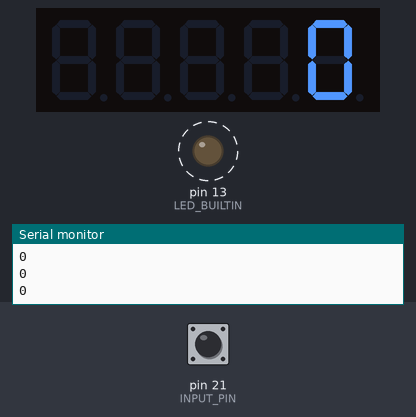
A sketch run on a simulated Arduino Nano Every. On the bench: 5-digit seven-segment display, output pins drawn as LEDs (lit = HIGH), the last lines printed to the serial monitor. Wiring (inferred from the names in the program): 5-digit 7-segment display, segments lit when LOW: segments pin 11, pin 9, pin 5, pin 3, pin 2, pin 8, pin 6; digit selects pin 20, pin 4, pin 7, pin 10, pin 12. Dashed ring = blinking. The inputs (shaded band) are chosen by the test bench; at power-on: pin 21 (INPUT_PIN) LOW. The segment pins are drawn as the display they are named for; pins used as bus, display or sensor lines are not drawn.

Above: at 0.9 s.
1.3 s: pin 21 (INPUT_PIN) driven HIGH
At 1.9 s:
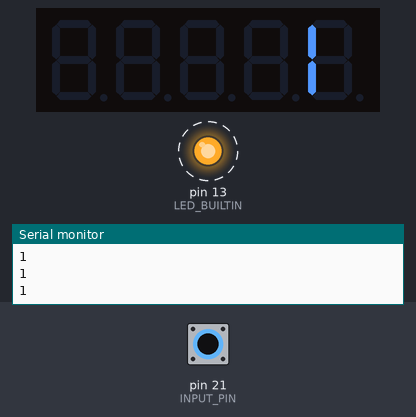
3.5 s: pin 21 (INPUT_PIN) pulsed LOW 5 times (0.12 s each, 0.3 s apart)
At 4.73 s:
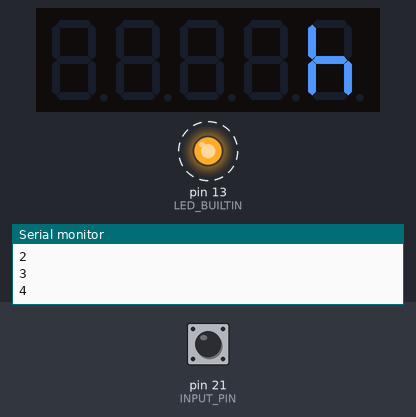
At 5.1 s:
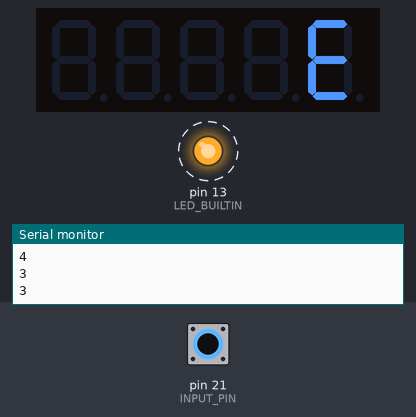
Timing chart, 0 to 12.5 s (numbered marks = the images above; inputs shaded):
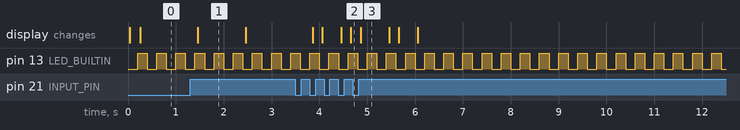

Measured:
- after the input at 1.3 s, the display: changes after 0.16 s (image 1)
- after the input at 3.5 s, the display: first changes after 0.36 s (image 2 shows a later state)
- by itself, pin 13 (LED_BUILTIN): alternates HIGH for 0.20 s and LOW for 0.20 s
- what the display in image 1 shows lasts 1.0 s, from 1.5 s to 2.5 s
- what the display in image 3 shows lasts 0.6 s, from 4.9 s to 5.5 s

The sketch:

freqcounter.ino
```cpp
// Runs on Arduino Nano Every to act as frequency counter
// It is connected to 5 7-segment displays able to measure frequencies from 0 to 65535 cps

//               SCK  PE2    D13   L-1   R-1   D12    PE1  MISO (SC1)   DIG_4_PIN
//                         +3.3V   L-2   R-2   D11    PE0  MOSI (SC1)   SEG_A_PIN
//                    PD7   AREF   L-3   R-3   D10    PB1               DIG_3_PIN
//             AIN[3] PD3 A0/D14   L-4   R-4   D9     PB0               SEG_B_PIN
//             AIN[2] PD2 A1/D15   L-5   R-5   D8     PE3               SEG_F_PIN
//             AIN[1] PD1 A2/D16   L-6   R-6   D7     PA1               DIG_2_PIN
//             AIN[0] PD0 A3/D17   L-7   R-7   D6     PF4               SEG_G_PIN
//               SDA  PA2 A4/D18   L-8   R-8   D5     PB2               SEG_C_PIN
//               SCL  PA3 A5/D19   L-9   R-9   D4     PC6               DIG_1_PIN
//  DIG_0_PIN  AIN[4] PD4 A6/D20  L-10   R-10  D3     PF5               SEG_D_PIN
//  INPUT_PIN  AIN[5] PD5 A7/D21  L-11   R-11  D2     PA0               SEG_E_PIN
//                           +5V  L-12   R-12  GND
//                        _RESET  L-13   R-13  _RESET
//                           GND  L-14   R-14  RX     PC5
//                           VIN  L-15   R-15  TX     PC4

#define INPUT_PIN 21    // L-11
#define SEG_A_PIN 11    // R-2    R1     top
#define SEG_B_PIN 9     // R-4    R2     upper right
#define SEG_C_PIN 5     // R-8    R3     lower right
#define SEG_D_PIN 3     // R-10   R4     bottom
#define SEG_E_PIN 2     // R-11   R5     lower left
#define SEG_F_PIN 8     // R-5    R6     upper left
#define SEG_G_PIN 6     // R-7    R7     center
#define DIG_0_PIN 20    // L-10   Q1/D1  10**0
#define DIG_1_PIN 4     // R-9    Q2/D2  10**1
#define DIG_2_PIN 7     // R-6    Q3/D3  10**2
#define DIG_3_PIN 10    // R-3    Q4/D4  10**3
#define DIG_4_PIN 12    // R-1    Q5/D5  10**4

#define UPDPERSEC 5     // update frequency reading this many times per second (exact)
#define DISPLAYHZ 60    // refresh each digit this many times per second (approx)
#define NUMDIGITS 5     // total number of digits

#define DOWNSIDEUP 1

#define EVENSPLIT ((1000000 % UPDPERSEC) == 0)
#if EVENSPLIT
#define MICROSPERUPD (1000000 / UPDPERSEC)
#else
#define MICROSPERUPD updatemicros[updateindex]
#endif

bool ledison;
uint8_t lastsegments;
uint16_t volatile interruptcounter;
uint16_t updateindex;
uint16_t maincounters[UPDPERSEC];
uint16_t totalcount;
uint32_t lastdisplaymicros;
uint32_t lastsamplemicros;
#if ! EVENSPLIT
uint32_t updatemicros[UPDPERSEC];
#endif

uint8_t const digpins[NUMDIGITS] = {
#if DOWNSIDEUP
  DIG_4_PIN, DIG_3_PIN, DIG_2_PIN, DIG_1_PIN, DIG_0_PIN
#else
  DIG_0_PIN, DIG_1_PIN, DIG_2_PIN, DIG_3_PIN, DIG_4_PIN
#endif
};
uint8_t const segpins[7] = {
#if DOWNSIDEUP
  SEG_D_PIN, SEG_E_PIN, SEG_F_PIN, SEG_A_PIN, SEG_B_PIN, SEG_C_PIN, SEG_G_PIN
#else
  SEG_A_PIN, SEG_B_PIN, SEG_C_PIN, SEG_D_PIN, SEG_E_PIN, SEG_F_PIN, SEG_G_PIN
#endif
};
uint8_t const digtosegs[10] = { 0x3F, 0x06, 0x5B, 0x4F, 0x66, 0x6D, 0x7D, 0x07, 0x7F, 0x67 };
uint8_t digsegs[NUMDIGITS];
uint8_t scandigit;

void freqPinInterrupt ();

void setup() {

  pinMode (LED_BUILTIN, OUTPUT);

  // turns on segment when LOW
  for (uint16_t seg = 0; seg < 7; seg ++) {
    pinMode (segpins[seg], OUTPUT);
  }

  // turns on digit when HIGH
  for (uint16_t dig = 0; dig < NUMDIGITS; dig ++) {
    pinMode (digpins[dig], OUTPUT);
    // turn on all segments for all digits when the loop() executes until first sample taken
    digsegs[dig] = 0x7F;
  }

  // microseconds between frequency reading updates
#if ! EVENSPLIT
  uint32_t accummicros = 0;
  for (uint16_t i = 0; i < UPDPERSEC; i ++) {
    uint32_t totalmicros = 1000000 * (i + 1) / UPDPERSEC;
    updatemicros[i] = totalmicros - accummicros;
    accummicros = totalmicros;
  }
#endif

  pinMode (INPUT_PIN, INPUT);
  attachInterrupt (digitalPinToInterrupt (INPUT_PIN), freqPinInterrupt, RISING);

  Serial.begin(9600);

  lastdisplaymicros = lastsamplemicros = micros ();

  memset(maincounters, 0, sizeof maincounters);
  totalcount = 0;
}

void loop() {
  uint32_t thismicros = micros ();

  // see if it's time to turn off one digit and turn on the next
  if (thismicros - lastdisplaymicros >= 1000000 / (NUMDIGITS * DISPLAYHZ)) {
    lastdisplaymicros += 1000000 / (NUMDIGITS * DISPLAYHZ);
    digitalWrite (digpins[scandigit], LOW);       // turn off previous digit
    if (++ scandigit == NUMDIGITS) scandigit = 0; // increment on to next digit
    uint8_t segments = digsegs[scandigit];        // get segments for next digit
    uint8_t updates  = segments ^ lastsegments;   // see which segments need to be updated
    lastsegments = segments;
    uint8_t seg = 0;                              // start with updating segment 'a'
    while (updates > 0) {                         // loop as long as more to update
      if (updates & 1) {                          // spend time updating if different
        digitalWrite (segpins[seg], (segments & 1) ? LOW : HIGH);
      }
      seg ++;                                     // on to next segment
      segments /= 2;
      updates  /= 2;
    }
    digitalWrite (digpins[scandigit], HIGH);      // turn digit on
  }

  // sample interrupt count exactly UPDPERSEC times per second
  if (thismicros - lastsamplemicros >= MICROSPERUPD) {
    // set up for next sample
    lastsamplemicros += MICROSPERUPD;
    // grab interrupt count and reset it
    noInterrupts();
    uint16_t thiscount = interruptcounter;
    interruptcounter = 0;
    interrupts();
    // update total count for the past second
    totalcount += thiscount - maincounters[updateindex];
    maincounters[updateindex] = thiscount;
    if (++ updateindex == UPDPERSEC) updateindex = 0;
    Serial.println(totalcount);
    // fill in at least 1 and up to 5 digits
    uint16_t count = totalcount;
    uint16_t i = 0;
    do {
      uint16_t dig = count % 10;
      digsegs[i++] = digtosegs[dig];
      count /= 10;
    } while ((i < NUMDIGITS) && (count > 0));
    // blank fill upper digits
    while (i < NUMDIGITS) digsegs[i++] = 0;
    // toggle the on-board LED
    ledison ^= true;
    digitalWrite (LED_BUILTIN, ledison ? HIGH : LOW);
  }
}

void freqPinInterrupt ()
{
  interruptcounter ++;
}
```
